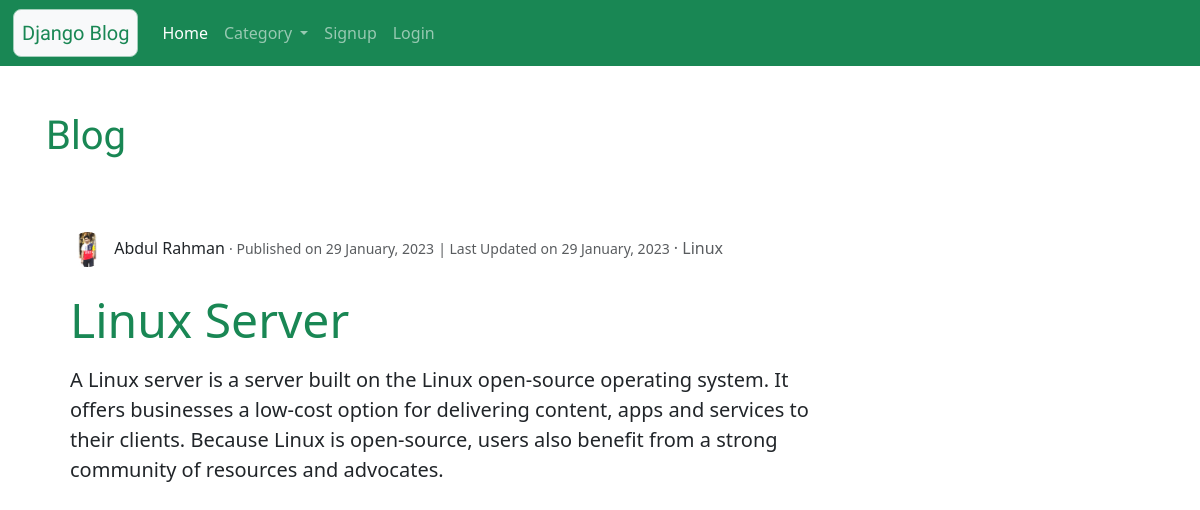
The page /blog/7 on the database its author committed.
### blog/models.py (models this page shows)
class Blog(models.Model):
    user = models.ForeignKey(User,on_delete=models.CASCADE)
    category = models.CharField(max_length=100, choices=category)
    title = models.CharField(max_length=150)
    description = models.TextField()
    create_at = models.DateTimeField(auto_now_add=True)
    update_at = models.DateTimeField(auto_now=True)

### user/models.py (models this page shows, shortened)
class Profile(models.Model):
    user = models.OneToOneField(User, on_delete=models.CASCADE)
    image = models.ImageField(default='default.jpg', upload_to='profile_pics')

### blog/views.py (the view)
# urls.py: path('blog/<int:id>', views.blog, name='blog'),
def blog(request, id):
    try:
        context = {
    'blog' : Blog.objects.get(pk=id),
    'all_blog' : Blog.objects.all(),
}
    except ObjectDoesNotExist:
            messages.warning(request, 'Blog Does Not Exist')
            return redirect('home')
    return render(request, 'blog/blog.html', context)

### template/blog/blog.html (shortened to what this page needs)
{% extends 'blog/base.html' %}
{% load static %}
{% block content %}
<div class="col-sm-9 p-3 my-5">
  <h1 class="text-success Rounded my-5">
    Blog
  </h1>
  <div class="jumbotron  px-4 py-4">
    <div class="">
      <img class="rounded-circle img-fluid article-img" src="{{ blog.user.profile.image.url }}">
      <a class="mr-2 disabled-link text-dark " href="{% url 'profile' blog.user.id %}">{{ blog.user.first_name }} {{ blog.user.last_name }}</a>
      <small class="text-muted"> &centerdot;  Published on {{ blog.create_at|date:"d F, Y" }}</small>
      <small class="text-muted"> &#124; Last Updated on {{ blog.update_at|date:"d F, Y" }}</small>
      <a class="text-muted disabled-link" href="{% url 'category' blog.category %}"> &centerdot; {{ blog.category }}</a>
    </div> <br>
    <p class="display-5 text-success">{{ blog.title }}</p>
    <p class="p-sa">{{blog.description}}</p>
  </div><br>
</div>
{% endblock content %}

### static/blog/css/style.css (style rules this page uses)
.disabled-link:link { color: rgb(0, 0, 0); background-color: transparent; text-decoration: none; }
.Rounded { font-family: 'Kalam', cursive; }
.article-img { height: 35px; width: 35px; margin-right: 5px; }
.p-sa { font-size: 20px; }

### rows shown on the page
Blog: user.profile.image (picture), user.first_name "Abdul", user.last_name "Rahman", create_at "29 January, 2023", update_at "29 January, 2023", category "Linux", title "Linux Server", description "A Linux server is a server built on the Linux open-source operating system. It offers businesses a low-cost option for delivering content, apps and services to their clients. Because Linux is open-source, users also benefit from a strong community of resources and advocates."
